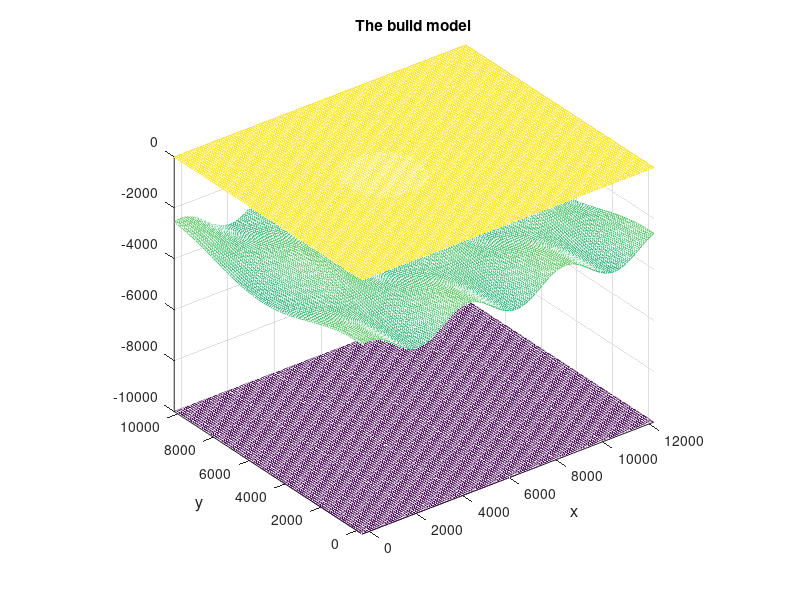

Recreate this plot in MATLAB.
% Generate a low velocity basin model 

clear all;
close all;

%------------------------------------------------------------------------------
%-- x and y sampling
%------------------------------------------------------------------------------

nghost = 3;
nx = 126;
ny = 106;
dx = 100;
dy = 100;
x0 = 0.0 - nghost * dx;
y0 = 0.0 - nghost * dy;
Lx = nx * dx;
Ly = ny * dy;

x1d = [0 : nx-1] * dx + x0;
y1d = [0 : ny-1] * dy + y0;

basin_x0 = x1d(50);
basin_y0 = y1d(53);
basin_e0 = 0.0 ;
basin_r0 = 15 * dx;

%------------------------------------------------------------------------------
%-- velocity structures
%------------------------------------------------------------------------------

num_of_layer = 3;

%- roughly depth of each interface
%dep     = [-1e3, basin_r0, 3e3, 10e3];
dep     = [0, basin_r0, 3e3, 10e3];

Vp      = [ 1500, 3000, 5000, 8000];
Vp_grad = [ 0.2 ,  0.0, 0.0,  0 ];
Vp_pow  = [ 1.0 ,  1.0, 1.0,  1 ];

Vs       = [ 1000, 1500, 2500, 3000 ];
Vs_grad  = [ 0.2 ,  0.0, 0.0,  0 ];
Vs_pow  = [ 1.0 ,  1.0, 1.0,  1 ];

den      = [ 1000, 2000, 3000, 3500 ];
den_grad = [ 0.2 ,  0.0, 0.0,  0 ];
den_pow  = [ 1.0 ,  1.0, 1.0,  1 ];

epsilon      = [ 0.5,   0.1, 0.2, 0.3];
epsilon_grad = [ 0.2 ,  0.0, 0.0,  0 ];
epsilon_pow  = [ 1.0 ,  1.0, 1.0,  1 ];

gamma      = [ 0.4,   0.2, 0.1, 0.3];
gamma_grad = [ 0.2 ,  0.0, 0.0,  0 ];
gamma_pow  = [ 1.0 ,  1.0, 1.0,  1 ];

delta      = [ 0.5,   0.1, 0.2, 0.3];
delta_grad = [ 0.2 ,  0.0, 0.0,  0 ];
delta_pow  = [ 1.0 ,  1.0, 1.0,  1 ];

[x2d, y2d] = meshgrid(x1d,y1d);

%-- calculate elevation of each interface
elev_int = zeros(ny, nx, num_of_layer+1);

%-- 1st: free surface
elev_int(:,:,1) = -dep(1);

%-- 2nd: basin
elev_int(:,:,2) = elev_int(:,:,1);
for j = 1 : ny
for i = 1 : nx
    r2d = sqrt((x1d(i) - basin_x0)^2 + (y1d(j) - basin_y0)^2);
    %if in basin
    if r2d <= basin_r0
      %-- (x-x0)^2 + (y-y0)^2 + (e-e0)^2 = r^2
      elev_int(j,i,2) = - (sqrt( basin_r0^2 - r2d^2 ) + basin_e0 ) + elev_int(j,i,2);
    end
end
end

%-- 3rd: topo
num_circle_x = 3; %- how many circle along x
num_circle_y = 1; %- how many circle along y

elev_int(:,:,3) =    cos(num_circle_x * x2d / Lx * 2*pi)  ...
                  .* cos(num_circle_y * y2d/Ly*2*pi) ...
                  .* 5 * dx ...
                  - dep(3);

%-- 4rd: topo
elev_int(:,:,4) = -dep(4);

%------------------------------------------------------------------------------
%-- plot
%------------------------------------------------------------------------------

figure;
for ilay = 1 : num_of_layer+1
    mesh(x2d, y2d, elev_int(:,:,ilay));
    hold on;
    xlabel('x','fontsize', 12);
    ylabel('y','fontsize', 12);
    axis image;
    title('The build model');
end

%%%% 
%figure;
%drawmodel(501,501,300,-2500,0,-3000,10,10,10,'rho.dat',[],0,[]);

%==============================================================================
%-- write file
%==============================================================================

fnm_ou = 'basin_rho.md3lay'
fid = fopen(fnm_ou,'w');
fprintf(fid, '%d\n', num_of_layer + 1);
fprintf(fid, '%d %d %f %f %f %f\n', nx, ny, x0, y0, dx, dy);
  for ilay = 1 : num_of_layer+1
      for j = 1 : ny
          for i = 1 : nx
            	fprintf(fid, '%f %f %f %f\n', elev_int(j,i,ilay), ...
                    den(ilay), den_grad(ilay), den_pow(ilay));
          end
      end
  end
fclose(fid);

fnm_ou = 'basin_Vp.md3lay'
fid = fopen(fnm_ou,'w');
fprintf(fid, '%d\n', num_of_layer + 1);
fprintf(fid, '%d %d %f %f %f %f\n', nx, ny, x0, y0, dx, dy);
  for ilay = 1 : num_of_layer+1
      for j = 1 : ny
          for i = 1 : nx
            	fprintf(fid, '%f %f %f %f\n', elev_int(j,i,ilay), ...
                    Vp(ilay), Vp_grad(ilay), Vp_pow(ilay));
          end
      end
  end
fclose(fid);

fnm_ou = 'basin_Vs.md3lay'
fid = fopen(fnm_ou,'w');
fprintf(fid, '%d\n', num_of_layer + 1);
fprintf(fid, '%d %d %f %f %f %f\n', nx, ny, x0, y0, dx, dy);
  for ilay = 1 : num_of_layer+1
      for j = 1 : ny
          for i = 1 : nx
            	fprintf(fid, '%f %f %f %f\n', elev_int(j,i,ilay), ...
                    Vs(ilay), Vs_grad(ilay), Vs_pow(ilay));
          end
      end
  end
fclose(fid);

fnm_ou = 'basin_epsilon.md3lay'
fid = fopen(fnm_ou,'w');
fprintf(fid, '%d\n', num_of_layer + 1);
fprintf(fid, '%d %d %f %f %f %f\n', nx, ny, x0, y0, dx, dy);
  for ilay = 1 : num_of_layer+1
      for j = 1 : ny
          for i = 1 : nx
            	fprintf(fid, '%f %f %f %f\n', elev_int(j,i,ilay), ...
                    epsilon(ilay), epsilon_grad(ilay), epsilon_pow(ilay));
          end
      end
  end
fclose(fid);

fnm_ou = 'basin_delta.md3lay'
fid = fopen(fnm_ou,'w');
fprintf(fid, '%d\n', num_of_layer + 1);
fprintf(fid, '%d %d %f %f %f %f\n', nx, ny, x0, y0, dx, dy);
  for ilay = 1 : num_of_layer+1
      for j = 1 : ny
          for i = 1 : nx
            	fprintf(fid, '%f %f %f %f\n', elev_int(j,i,ilay), ...
                    delta(ilay), delta_grad(ilay), delta_pow(ilay));
          end
      end
  end
fclose(fid);

fnm_ou = 'basin_gamma.md3lay'
fid = fopen(fnm_ou,'w');
fprintf(fid, '%d\n', num_of_layer + 1);
fprintf(fid, '%d %d %f %f %f %f\n', nx, ny, x0, y0, dx, dy);
  for ilay = 1 : num_of_layer+1
      for j = 1 : ny
          for i = 1 : nx
            	fprintf(fid, '%f %f %f %f\n', elev_int(j,i,ilay), ...
                    gamma(ilay), gamma_grad(ilay), gamma_pow(ilay));
          end
      end
  end
fclose(fid);

